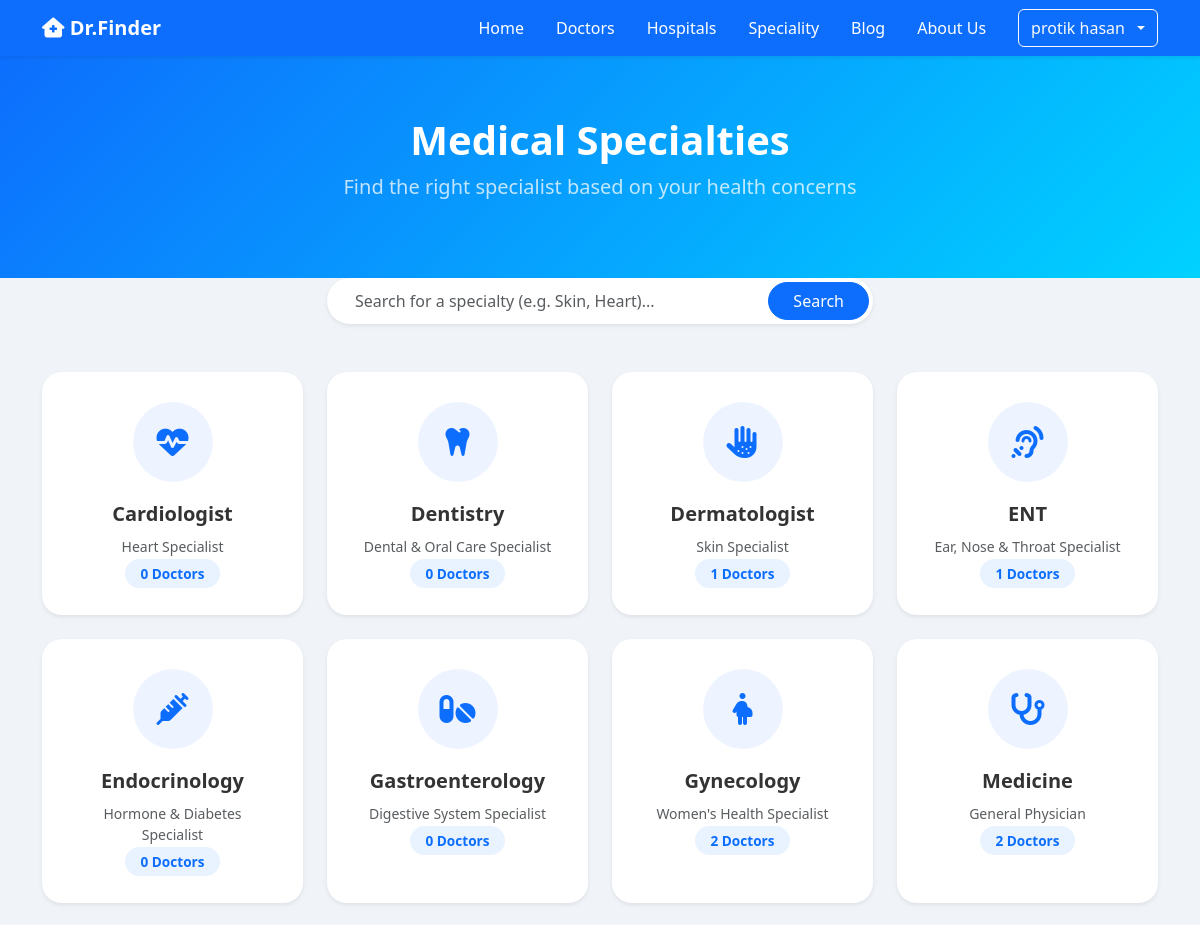
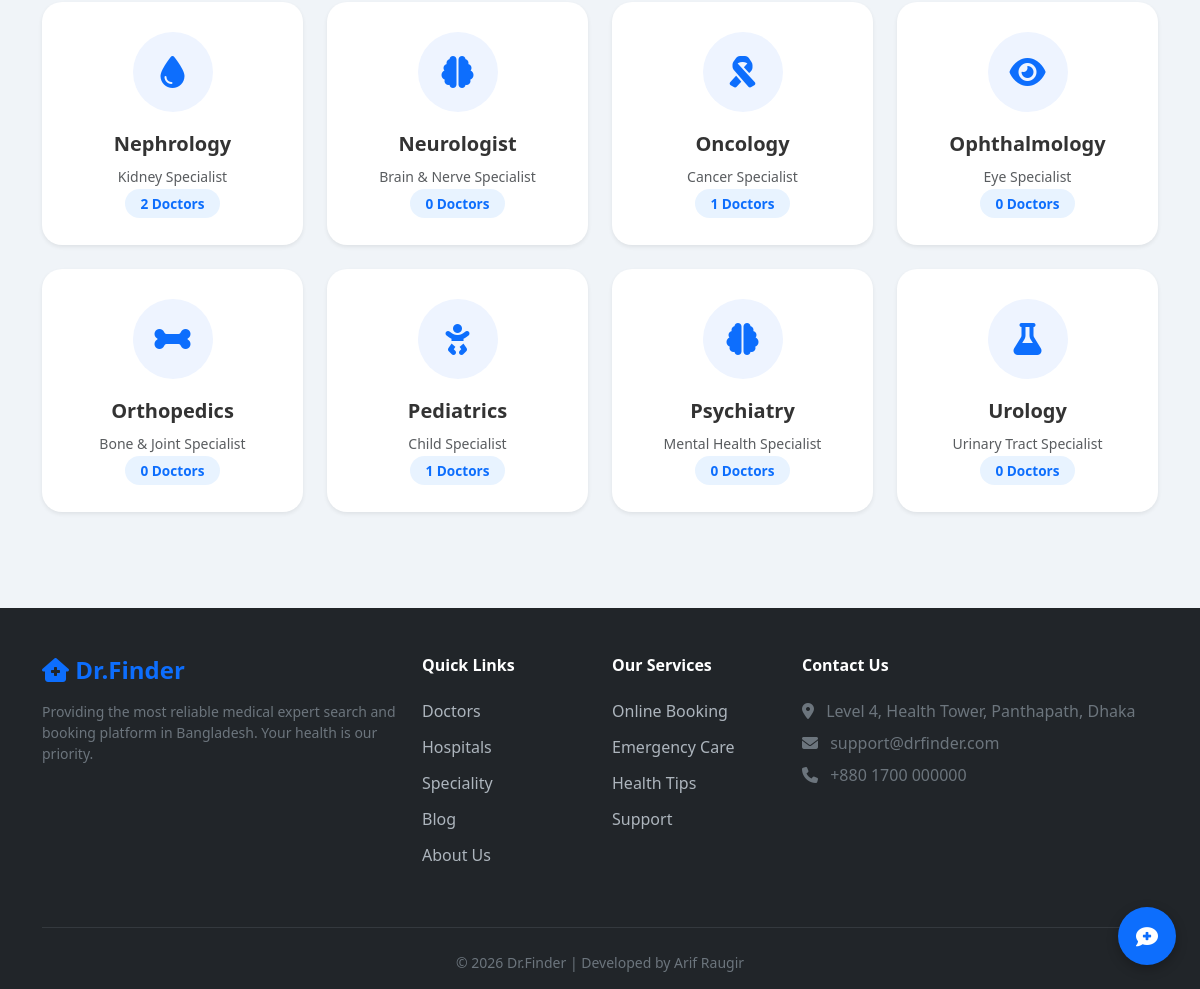
/speciality/ (signed in), run on the app's committed database (2 pictures, top to bottom).
### healthcare/models.py (models this page shows, shortened)
class Speciality(models.Model):
    name = models.CharField(max_length=100, unique=True)
    description = models.TextField(blank=True)
    icon = models.CharField(max_length=50, blank=True, default='fa-notes-medical')
    class Meta:
        verbose_name_plural = "Specialities"

### healthcare/views.py (the view)
# urls.py: path('speciality/', views.specialties_page, name='speciality'),
def specialties_page(request):
    search_query = request.GET.get('search_query')
    specialities = Speciality.objects.annotate(doctor_count=Count('specialities', filter=Q(specialities__is_verified=True)))
    if search_query:
        specialities = specialities.filter(name__icontains=search_query)
    context = {
        'specialities': specialities,
        'search_query': search_query,
    }
    return render(request, 'healthcare/speciality.html', context)

### healthcare/templates/healthcare/speciality.html (shortened to what this page needs)
{% extends 'base.html' %}
{% load static %}
{% block extra_css %}
<link rel="stylesheet" href="{% static 'css/specialties.css' %}">
{% endblock %}
{% block content %}
<section class="specialty-header">
  <div class="container">
    <h1 class="fw-bold">Medical Specialties</h1>
    <p class="lead opacity-75">Find the right specialist based on your health concerns</p>
  </div>
</section>
<div class="container mt-n4">
  <div class="row justify-content-center">
    <div class="col-md-6">
      <form method="get">
        <div class="input-group shadow-sm rounded-pill overflow-hidden bg-white p-1">
          <input type="text" name="q" class="form-control border-0 px-4"
                 placeholder="Search for a specialty (e.g. Skin, Heart)..." value="{{ search_query|default:'' }}">
          <button type="submit" class="btn btn-primary rounded-pill px-4">Search</button>
        </div>
      </form>
    </div>
  </div>
</div>
<main class="container my-5 pb-5">
  <div class="row g-4">
    {% for speciality in specialities %}
    <div class="col-lg-3 col-md-4 col-sm-6">
      <a href="{% url 'doctors' %}?speciality={{ speciality.id }}" class="specialty-card shadow-sm">
        <div class="icon-wrapper"><i class="fa-solid {{ speciality.icon }}"></i></div>
        <h5 class="specialty-name">{{ speciality.name }}</h5>
        <small class="text-muted d-block mb-1">{{ speciality.description }}</small>
        <span class="doctor-count-badge">{{ speciality.doctor_count }} Doctors</span>
      </a>
    </div>
    {% empty %}
    <div class="col-12 text-center py-5">
      <p class="text-muted">No specialties found.</p>
    </div>
    {% endfor %}
  </div>
</main>
{% endblock %}

### templates/base.html (shortened to what this page needs)
{% load static %}
<!DOCTYPE html>
<html lang="en">
  <head>
    <link
      href="https://cdn.jsdelivr.net/npm/bootstrap@5.3.2/dist/css/bootstrap.min.css"
      rel="stylesheet"
    />
    <link
      rel="stylesheet"
      href="https://cdnjs.cloudflare.com/ajax/libs/font-awesome/6.4.2/css/all.min.css"
    />
    <link rel="stylesheet" href="https://cdnjs.cloudflare.com/ajax/libs/font-awesome/6.4.2/css/all.min.css">
    <link rel="stylesheet" href="{% static 'css/style.css' %}">
    {% block extra_css %}
    {% endblock %}
  </head>
  <body>
    <nav
      class="navbar navbar-expand-lg navbar-dark sticky-top shadow-sm"
      style="background-color: #0d6efd"
    >
      <div class="container">
        <a class="navbar-brand fw-bold text-white" href="{% url "home" %}">
          <i class="fa-solid fa-house-medical"></i> Dr.Finder
        </a>
       <div class="collapse navbar-collapse justify-content-end" id="navbarNav">
      <ul class="navbar-nav align-items-center">
        <li class="nav-item"><a class="nav-link text-white px-lg-3" href="{% url "home" %}">Home</a></li>
        <li class="nav-item"><a class="nav-link text-white px-lg-3" href="{% url "doctors" %}">Doctors</a></li>
        <li class="nav-item"><a class="nav-link text-white px-lg-3" href="{% url "hospitals" %}">Hospitals</a></li>
        <li class="nav-item"><a class="nav-link text-white px-lg-3" href="{% url "speciality" %}">Speciality</a></li>
        <li class="nav-item"><a class="nav-link text-white px-lg-3" href="{% url "blog" %}">Blog</a></li>
        <li class="nav-item"><a class="nav-link text-white px-lg-3" href="{% url "about" %}">About Us</a></li>
        {% if user.is_authenticated %}
            <li class="nav-item ms-lg-3">
              <div class="dropdown">
                <button
                  class="btn btn-outline-light dropdown-toggle d-flex align-items-center gap-2"
                  type="button"
                  data-bs-toggle="dropdown"
                >
                  {{ user.get_full_name|default:user.username }}
                </button>
              </div>
            </li>
                {% endif %}
          </ul>
        </div>
      </div>
    </nav>
    {% block content %}
    {% endblock %}
    <footer class="bg-dark text-white pt-5 pb-3">
      <div class="container">
        <div class="row g-4">
          <div class="col-lg-4 col-md-12">
            <h4 class="fw-bold text-primary mb-3">
              <i class="fa-solid fa-house-medical"></i> Dr.Finder
            </h4>
            <p class="text-secondary small">
              Providing the most reliable medical expert search and booking
              platform in Bangladesh. Your health is our priority.
            </p>
          </div>
          <div class="col-lg-2 col-md-4 col-sm-6">
            <h6 class="fw-bold mb-4 text-white">Quick Links</h6>
            <ul class="footer-vertical-links">
              <li><a href="{% url 'doctors' %}">Doctors</a></li>
              <li><a href="{% url 'hospitals' %}">Hospitals</a></li>
              <li><a href="{% url 'speciality' %}">Speciality</a></li>
               <li><a href="{% url 'blog' %}">Blog</a></li>
              <li><a href="{% url 'about' %}">About Us</a></li>
            </ul>
          </div>
          <div class="col-lg-2 col-md-4 col-sm-6">
            <h6 class="fw-bold mb-4 text-white">Our Services</h6>
            <ul class="footer-vertical-links">
              <li><a href="#">Online Booking</a></li>
              <li><a href="#">Emergency Care</a></li>
              <li><a href="#">Health Tips</a></li>
              <li><a href="#">Support</a></li>
            </ul>
          </div>
          <div class="col-lg-4 col-md-4">
            <h6 class="fw-bold mb-4 text-white">Contact Us</h6>
            <p class="text-secondary mb-2">
              <i class="fa-solid fa-location-dot me-2"></i> Level 4, Health
              Tower, Panthapath, Dhaka
            </p>
            <p class="text-secondary mb-2">
              <i class="fa-solid fa-envelope me-2"></i> support@drfinder.com
            </p>
            <p class="text-secondary mb-2">
              <i class="fa-solid fa-phone me-2"></i> +880 1700 000000
            </p>
          </div>
        </div>
        <hr class="mt-5 mb-4 border-secondary" />
        <div class="text-center">
          <p class="text-secondary small mb-0">
            &copy; 2026 Dr.Finder | Developed by Arif Raugir
          </p>
        </div>
      </div>
    </footer>
<button id="chat-toggle-btn" title="Chat with us">
  <i class="fa-solid fa-comment-medical"></i>
</button>
  </body>
</html>

### static/css/style.css (style rules this page uses)
.specialty-card { text-align: center; border-radius: 20px; transition: all 0.3s ease-in-out; }
:root { --primary-blue: #0d6efd; }

### static/css/specialties.css (style rules this page uses)
.specialty-header { background: linear-gradient(135deg, #0d6efd 0%, #00d2ff 100%); padding: 60px 0; color: white; text-align: center; }
.specialty-card { border: none; border-radius: 20px; padding: 30px; transition: all 0.3s ease; background: white; text-align: center; text-decoration: none !important; display: block; height: 100%; }
.icon-wrapper { width: 80px; height: 80px; background: #eef4ff; color: #0d6efd; border-radius: 50%; display: flex; align-items: center; justify-content: center; font-size: 32px; margin: 0 auto 20px; transition: 0.3s; }
.doctor-count-badge { background-color: #e8f3ff; color: #0d6efd; font-weight: 600; padding: 5px 15px; border-radius: 50px; font-size: 0.85rem; }
.specialty-name { color: #333; font-weight: 700; margin-bottom: 10px; }

### templates/base.html (style rules this page uses)
body { background-color: #f0f4f8; }
.footer-vertical-links { list-style: none !important; padding: 0 !important; margin: 0 !important; display: block !important; }
.footer-vertical-links li { display: block !important; width: 100% !important; margin-bottom: 12px !important; float: none !important; clear: both !important; }
.footer-vertical-links li a { color: #adb5bd !important; text-decoration: none !important; display: inline-block !important; transition: 0.3s; }
#chat-toggle-btn { position: fixed; bottom: 24px; right: 24px; z-index: 1050; width: 58px; height: 58px; border-radius: 50%; background: #0d6efd; color: #fff; border: none; font-size: 22px; box-shadow: 0 4px 12px rgba(0,0,0,0.25); cursor: pointer; transition: transform 0.2s ease; }

### data on the page
Speciality: name "Cardiologist", description "Heart Specialist", doctor_count "0"
Speciality: name "Dentistry", description "Dental & Oral Care Specialist", doctor_count "0"
Speciality: name "Dermatologist", description "Skin Specialist", doctor_count "1"
Speciality: name "ENT", description "Ear, Nose & Throat Specialist", doctor_count "1"
Speciality: name "Endocrinology", description "Hormone & Diabetes Specialist", doctor_count "0"
Speciality: name "Gastroenterology", description "Digestive System Specialist", doctor_count "0"
Speciality: name "Gynecology", description "Women's Health Specialist", doctor_count "2"
Speciality: name "Medicine", description "General Physician", doctor_count "2"
Speciality: name "Nephrology", description "Kidney Specialist", doctor_count "2"
Speciality: name "Neurologist", description "Brain & Nerve Specialist", doctor_count "0"
Speciality: name "Oncology", description "Cancer Specialist", doctor_count "1"
Speciality: name "Ophthalmology", description "Eye Specialist", doctor_count "0"
Speciality: name "Orthopedics", description "Bone & Joint Specialist", doctor_count "0"
Speciality: name "Pediatrics", description "Child Specialist", doctor_count "1"
Speciality: name "Psychiatry", description "Mental Health Specialist", doctor_count "0"
Speciality: name "Urology", description "Urinary Tract Specialist", doctor_count "0"

### other printed values
{{ user.get_full_name|default:user.username }} "protik hasan"
